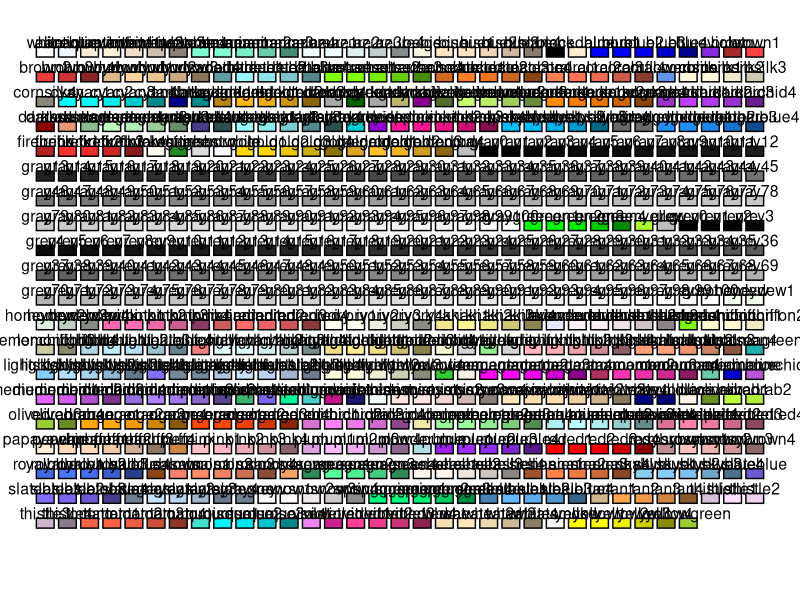

Recreate this plot in R.
library(tidyverse)


clr <- data.frame(no=1:657,color=colors()) %>% 
  rbind(data.frame(no=658:660,color=rep('white',3)))

clr <- clr %>% 
  mutate(x=rep(1:33*30,20)) %>% 
  mutate(y=rep(1:20*5,each=33)) %>% 
  slice_head(n=657)


ggplot(clr, aes(xmin=x-12,xmax=x+12, ymin=y-1,ymax=y+1)) +
  geom_rect(aes(fill=I(color)),colour = "black")+
  lims(y=c(110,0))+
  theme_void()+
  geom_text(aes(x,y-2,label=color),size=4)
